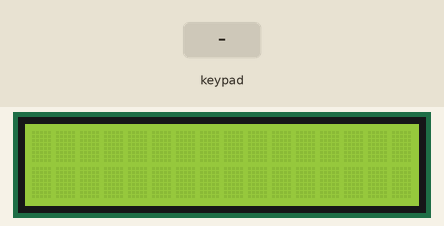
This sketch was run on a simulated Arduino Uno, built with avr-gcc and run on an emulated ATmega328P. Shown: 16×2 character LCD. Inputs (shaded band) come from the test bench.

Above: at 1.2 s.
1.3 s: keypad keys 9 8 7 6 # pressed 0.4 s apart
At 3.9 s:
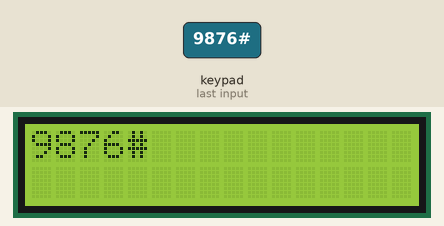
4.8 s: key 'A' pressed
At 5.4 s:
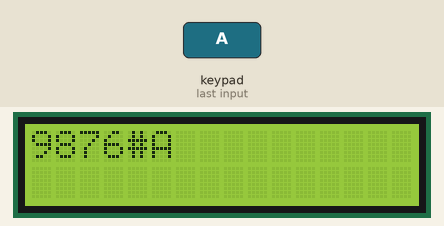
6.3 s: key 'B' pressed
At 7.4 s:
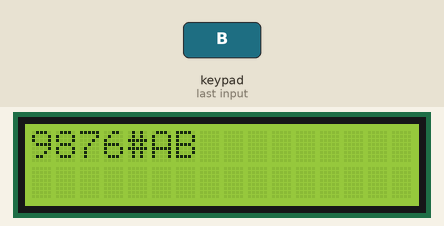
7.8 s: keypad keys 9 8 7 6 * pressed 0.4 s apart
At 10.0 s:
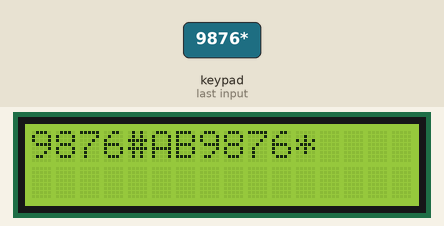
11.3 s: key 'C' pressed
At 12.5 s:
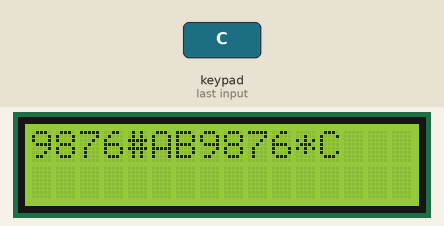
12.8 s: keypad keys 9 8 7 6 A pressed 0.4 s apart
At 14.9 s:
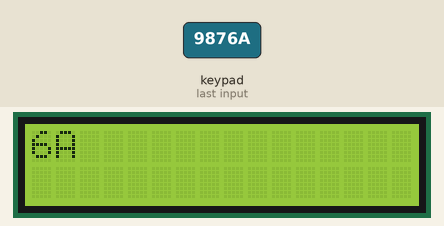
Timing chart, 0 to 16.4 s (numbered marks = the images above; inputs shaded):
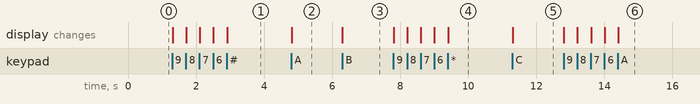

The sketch:

sketch.ino
```cpp
#include <Keypad.h>
#include <LiquidCrystal_I2C.h>

const int ROW_COUNT    = 4; // four rows
const int COLUMN_COUNT = 4; // four columns

char keyMap[ROW_COUNT][COLUMN_COUNT] = {
  {'1','2','3', 'A'},
  {'4','5','6', 'B'},
  {'7','8','9', 'C'},
  {'*','0','#', 'D'}
};

byte pinRows[ROW_COUNT] = {9, 8, 7, 6};      // connect to the row pinouts of the keypad
byte pinColumns[COLUMN_COUNT] = {5, 4, 3, 2}; // connect to the column pinouts of the keypad

Keypad keypad = Keypad(makeKeymap(keyMap), pinRows, pinColumns, ROW_COUNT, COLUMN_COUNT);
LiquidCrystal_I2C lcdDisplay(0x27, 16, 2); // I2C address 0x27, 16 column and 2 rows

int cursorColumn = 0;

void setup(){
	// initialize the LCD.
	lcdDisplay.init();
	lcdDisplay.backlight();
}

void loop(){
  char key = keypad.getKey();

  if (key) {
    lcdDisplay.setCursor(cursorColumn, 0); // move cursor to (cursorColumn, 0)
    lcdDisplay.print(key);                 // print key at   (cursorColumn, 0)

    cursorColumn++;                 // move cursor to next position
    if(cursorColumn == 16) {        // if all columns are used, clear the lcd
      lcdDisplay.clear();
      cursorColumn = 0;
    }
  }
}
```

Measured:
- after the input at 1.3 s, the display: first changes at once (image 1 shows a later state)
- after the input at 4.8 s, the display: changes at once (image 2)
- after the input at 6.3 s, the display: changes at once (image 3)
- after the input at 7.8 s, the display: first changes at once (image 4 shows a later state)
- after the input at 11.3 s, the display: changes at once (image 5)
- after the input at 12.8 s, the display: first changes at once (image 6 shows a later state)
